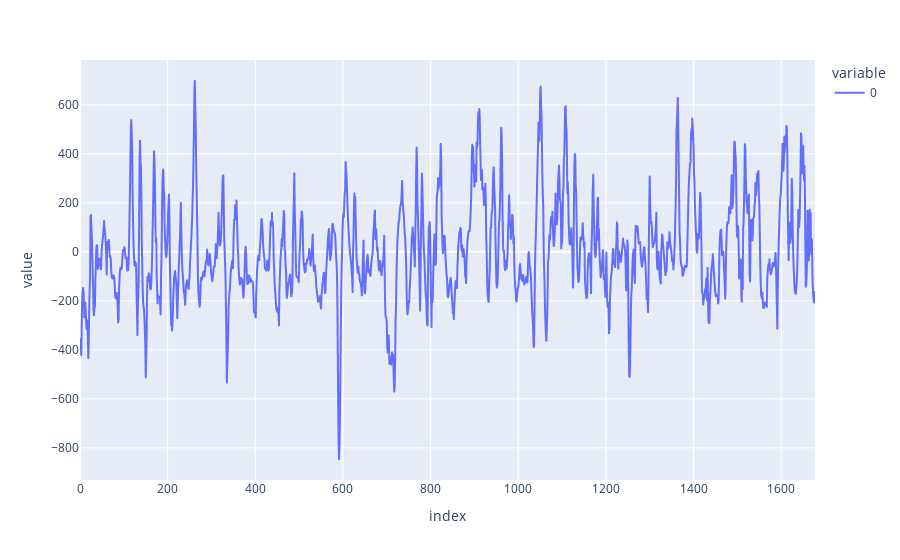

The cell this chart's notebook holds for it:
### Code cell
from pykalman import KalmanFilter

kf = KalmanFilter(initial_state_mean=0, n_dim_obs=1)
kf = kf.em(model_fit.resid, n_iter=10)
(smoothed_state_means, smoothed_state_covariances) = kf.smooth(model_fit.resid)
px.line(smoothed_state_means)

### Figure 1 — Plotly figure (JSON) as saved in the notebook; plotly's stock layout.template omitted (floating-point values rounded to 4 significant figures; data arrays with more than 128 entries replaced by an {"elided": "..."} marker saying what was removed)
{"data": [{"hovertemplate": "variable=0<br>index=%{x}<br>value=%{y}<extra></extra>", "legendgroup": "0", "line": {"color": "#636efa", "dash": "solid"}, "marker": {"symbol": "circle"}, "mode": "lines", "name": "0", "showlegend": true, "type": "scattergl", "x": {"elided": "1678 int values"}, "xaxis": "x", "y": {"elided": "1678 float values"}, "yaxis": "y"}], "layout": {"legend": {"title": {"text": "variable"}, "tracegroupgap": 0}, "margin": {"t": 60}, "xaxis": {"anchor": "y", "domain": [0, 1], "title": {"text": "index"}}, "yaxis": {"anchor": "x", "domain": [0, 1], "title": {"text": "value"}}}}
